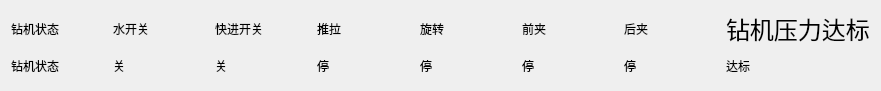
       <widget class="QWidget" name="layoutWidget_2">
        <property name="geometry">
         <rect>
          <x>20</x>
          <y>10</y>
          <width>881</width>
          <height>91</height>
         </rect>
        </property>
        <layout class="QGridLayout" name="gridLayout_7">
         <item row="0" column="5">
          <widget class="QLabel" name="label_63">
           <property name="sizePolicy">
            <sizepolicy hsizetype="Expanding" vsizetype="Expanding">
             <horstretch>0</horstretch>
             <verstretch>0</verstretch>
            </sizepolicy>
           </property>
           <property name="text">
            <string>前夹</string>
           </property>
          </widget>
         </item>
         <item row="1" column="0">
          <widget class="QLabel" name="label_64">
           <property name="sizePolicy">
            <sizepolicy hsizetype="Expanding" vsizetype="Expanding">
             <horstretch>0</horstretch>
             <verstretch>0</verstretch>
            </sizepolicy>
           </property>
           <property name="text">
            <string>钻机状态</string>
           </property>
          </widget>
         </item>
         <item row="0" column="0">
          <widget class="QLabel" name="label_65">
           <property name="sizePolicy">
            <sizepolicy hsizetype="Expanding" vsizetype="Expanding">
             <horstretch>0</horstretch>
             <verstretch>0</verstretch>
            </sizepolicy>
           </property>
           <property name="text">
            <string>钻机状态</string>
           </property>
          </widget>
         </item>
         <item row="0" column="3">
          <widget class="QLabel" name="label_66">
           <property name="sizePolicy">
            <sizepolicy hsizetype="Expanding" vsizetype="Expanding">
             <horstretch>0</horstretch>
             <verstretch>0</verstretch>
            </sizepolicy>
           </property>
           <property name="text">
            <string>推拉</string>
           </property>
          </widget>
         </item>
         <item row="0" column="6">
          <widget class="QLabel" name="label_67">
           <property name="sizePolicy">
            <sizepolicy hsizetype="Expanding" vsizetype="Expanding">
             <horstretch>0</horstretch>
             <verstretch>0</verstretch>
            </sizepolicy>
           </property>
           <property name="text">
            <string>后夹</string>
           </property>
          </widget>
         </item>
         <item row="1" column="5">
          <widget class="QLabel" name="label_68">
           <property name="sizePolicy">
            <sizepolicy hsizetype="Expanding" vsizetype="Expanding">
             <horstretch>0</horstretch>
             <verstretch>0</verstretch>
            </sizepolicy>
           </property>
           <property name="text">
            <string>停</string>
           </property>
          </widget>
         </item>
         <item row="1" column="1">
          <widget class="QLabel" name="label_69">
           <property name="sizePolicy">
            <sizepolicy hsizetype="Expanding" vsizetype="Expanding">
             <horstretch>0</horstretch>
             <verstretch>0</verstretch>
            </sizepolicy>
           </property>
           <property name="text">
            <string>关</string>
           </property>
          </widget>
         </item>
         <item row="1" column="4">
          <widget class="QLabel" name="label_70">
           <property name="sizePolicy">
            <sizepolicy hsizetype="Expanding" vsizetype="Expanding">
             <horstretch>0</horstretch>
             <verstretch>0</verstretch>
            </sizepolicy>
           </property>
           <property name="text">
            <string>停</string>
           </property>
          </widget>
         </item>
         <item row="1" column="6">
          <widget class="QLabel" name="label_71">
           <property name="sizePolicy">
            <sizepolicy hsizetype="Expanding" vsizetype="Expanding">
             <horstretch>0</horstretch>
             <verstretch>0</verstretch>
            </sizepolicy>
           </property>
           <property name="text">
            <string>停</string>
           </property>
          </widget>
         </item>
         <item row="1" column="2">
          <widget class="QLabel" name="label_72">
           <property name="sizePolicy">
            <sizepolicy hsizetype="Expanding" vsizetype="Expanding">
             <horstretch>0</horstretch>
             <verstretch>0</verstretch>
            </sizepolicy>
           </property>
           <property name="text">
            <string>关</string>
           </property>
          </widget>
         </item>
         <item row="1" column="3">
          <widget class="QLabel" name="label_73">
           <property name="sizePolicy">
            <sizepolicy hsizetype="Expanding" vsizetype="Expanding">
             <horstretch>0</horstretch>
             <verstretch>0</verstretch>
            </sizepolicy>
           </property>
           <property name="text">
            <string>停</string>
           </property>
          </widget>
         </item>
         <item row="0" column="1">
          <widget class="QLabel" name="label_74">
           <property name="sizePolicy">
            <sizepolicy hsizetype="Expanding" vsizetype="Expanding">
             <horstretch>0</horstretch>
             <verstretch>0</verstretch>
            </sizepolicy>
           </property>
           <property name="text">
            <string>水开关</string>
           </property>
          </widget>
         </item>
         <item row="0" column="4">
          <widget class="QLabel" name="label_75">
           <property name="sizePolicy">
            <sizepolicy hsizetype="Expanding" vsizetype="Expanding">
             <horstretch>0</horstretch>
             <verstretch>0</verstretch>
            </sizepolicy>
           </property>
           <property name="text">
            <string>旋转</string>
           </property>
          </widget>
         </item>
         <item row="0" column="2">
          <widget class="QLabel" name="label_76">
           <property name="sizePolicy">
            <sizepolicy hsizetype="Expanding" vsizetype="Expanding">
             <horstretch>0</horstretch>
             <verstretch>0</verstretch>
            </sizepolicy>
           </property>
           <property name="text">
            <string>快进开关</string>
           </property>
          </widget>
         </item>
         <item row="0" column="7">
          <widget class="QLabel" name="label_77">
           <property name="font">
            <font>
             <pointsize>18</pointsize>
            </font>
           </property>
           <property name="text">
            <string>钻机压力达标</string>
           </property>
          </widget>
         </item>
         <item row="1" column="7">
          <widget class="QLabel" name="label_78">
           <property name="sizePolicy">
            <sizepolicy hsizetype="Expanding" vsizetype="Expanding">
             <horstretch>0</horstretch>
             <verstretch>0</verstretch>
            </sizepolicy>
           </property>
           <property name="text">
            <string>达标</string>
           </property>
          </widget>
         </item>
        </layout>
       </widget>
